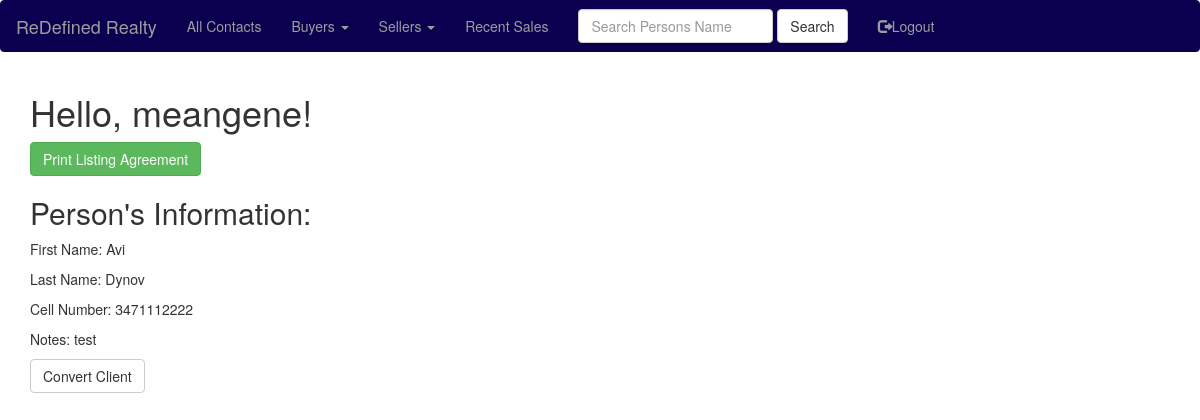
/convert_client/1 (signed in), run on the app's committed database.
### app/models.py (models this page shows, shortened)
class User(UserMixin, db.Model):
    id = db.Column(db.Integer, primary_key=True)
    username = db.Column(db.String(64), index=True, unique=True)
    email = db.Column(db.String(120), index=True, unique=True)
    password_hash = db.Column(db.String(128))
    People=db.relationship('People', backref='people', lazy='dynamic')
    ProfileNotes=db.relationship('ProfileNotes', backref='profilenotes', lazy='dynamic')

class People(db.Model):
    id = db.Column(db.Integer, primary_key=True)
    first_name=db.Column(db.String(20))
    last_name=db.Column(db.String(20))
    phone_cell=db.Column(db.Integer)
    ptype=db.Column(db.String(6))
    pstatus=db.Column(db.String(7))
    notes=db.Column(db.String(140))
    house_number=db.Column(db.String(140))
    street_name=db.Column(db.String(140))
    city_name=db.Column(db.String(140))
    state_name=db.Column(db.String(140))
    zip_code=db.Column(db.String(140))
    price=db.Column(db.Integer)
    user_account_pk=db.Column(db.Integer, db.ForeignKey('user.id'))
    ProfileNotes=db.relationship('ProfileNotes', backref='peopleprofilenotes', lazy='dynamic')

### app/routes.py (the view)
@app.route('/convert_client/<people_id>', methods=['GET', 'POST'])
@login_required
def convert_client(people_id):
    currentuser = User.query.filter_by(username=current_user.username).first()
    user_account_pk = currentuser.id
    select_people = People.query.filter_by(user_account_pk=user_account_pk, id=people_id).first()
    form = ConvertClientForm()
    if form.validate_on_submit():
        convertclient(user_account_pk=user_account_pk, people_id=people_id)
        delete_client(user_account_pk=user_account_pk, people_id=people_id)
        return redirect(url_for('recentsales'))
    return render_template('convert_client.html', title = 'Convert Client', select_people=select_people, form=form)

### app/forms.py
class ConvertClientForm(FlaskForm):
    submit = SubmitField('Convert Client')

### app/models.py (called while the page is built)
@login.user_loader
def load_user(id):
    return User.query.get(int(id))

### app/templates/convert_client.html (shortened to what this page needs)
{% extends "base.html" %}
{% import 'bootstrap/wtf.html' as wtf %}
{% block app_content %}
    <h1>Hello, {{ current_user.username }}!</h1>
    <div class="wrapper">
        <div class="row">
            <div class="col-sm-6">
                <div class="sampleFields">
                    <div class="fieldControl">
                        <a href="{{ url_for('hello_pdf', fname=select_people.first_name, lname=select_people.last_name, ) }}" class="btn btn-success">Print Listing Agreement</a>
                    </div>
                    <h2>Person's Information:</h2>
                    <div><p>First Name: {{ select_people.first_name }}</p></div>
                    <div><p>Last Name: {{ select_people.last_name }}</p></div>
                    <div><p>Cell Number: {{ select_people.phone_cell }}</p></div>
                    <div><p>Notes: {{ select_people.notes }}</p></div>
                </div>
            </div>
        </div>
    </div>
    <div class="row">
        <div class="col-md-4">
            {{ wtf.quick_form(form) }}
        </div>
    </div>
{% endblock %}

### data on the page
User: username "meangene"
People: first_name "Avi", last_name "Dynov", phone_cell "3471112222", notes "test"
